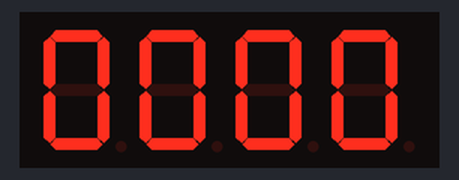
Bench run of a sketch on a simulated Arduino Uno, built with avr-gcc and run on an emulated ATmega328P. On the bench: 4-digit seven-segment display.

Above: at 0.19 s.
At 4.84 s:
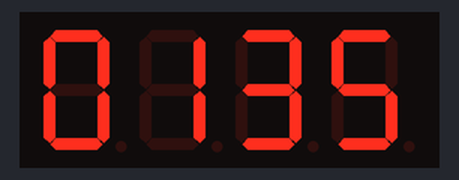
At 9.81 s:
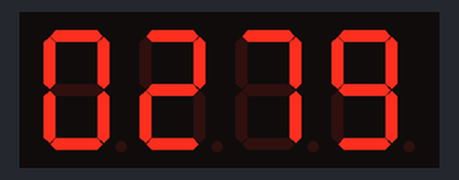
At 19.75 s:
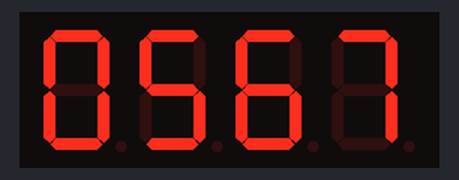
At 29.69 s:
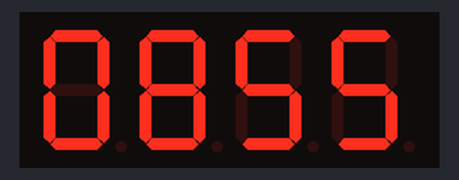
At 39.63 s:
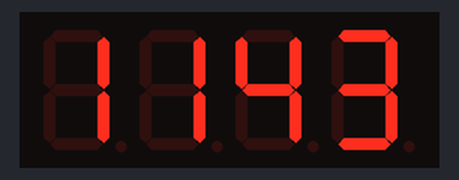

The sketch:

set_four_digit_display.ino
```cpp
// inclure la bibliothèque dédiée à l'afficheur 4 digit
#include "TM1637.h"
// définir les pins de connexion pour la clock et la donnée
#define CLK 8
#define DIO 9
TM1637 tm1637(CLK, DIO); // attacher de manière effective nos pin et notre écran

// définir les caractères disponnibles
int8_t NumTab[] = {0, 1, 2, 3, 4, 5, 6, 7, 8, 9, 10, 11, 12, 13, 14, 15}; //0~9,A,b,C,d,E,F
// définir une variable que l'on va augmenter petit à petit pour calculer en temps
int num = 0;

void setup() {
  // initialiser notre écran et spécifier sa luminosité
  tm1637.init();
  tm1637.set(BRIGHTEST);//BRIGHT_TYPICAL = 2,BRIGHT_DARKEST = 0,BRIGHTEST = 7;
}

void loop(){

  // calculer le chiffre à afficher pour chaque colone du tableau de numération
  // car même si notre chiffre à moins de 4 valeurs (0 pour les milliers, centaines et dizaines)
  // on veut afficher les zéros précédent notre valeur.
  int milles = int((num /1000)%10);
  int cents = int ((num /100)%10);
  int dizaines = int((num/10)%10);
  int unites = int(num%10);

  tm1637.display(0, NumTab[milles]); // afficher le chiffre des milliers sur l'ensemble de segment le plus à gauche
  tm1637.display(1, NumTab[cents]);
  tm1637.display(2, NumTab[dizaines]);
  tm1637.display(3, NumTab[unites]); // afficher le chiffre des unités sur l'ensemble de segment le plus à droite

  delay(10); // attendre un peu

  num +=1 ; // augmenter la valeur de num de 1
}
```
